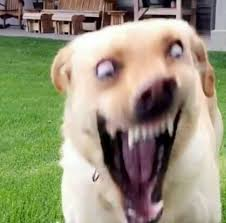
#> input picture images/download.png, 226 x 223 px
$ python vis_attack.py --image ../images/download.png
#> lines starting #> are read from the running program, lines starting #| are printed output that depends on the picture
import argparse
from PIL import Image

ap = argparse.ArgumentParser()
ap.add_argument("-i", "--image", required=True, help="Path to the image")
ap.add_argument("-b", "--bit", required=False, default=0, help="Path to the image")
args = vars(ap.parse_args())

img_path = args["image"]
bit = int(args["bit"])

i = Image.open(img_path)
#> i is the input picture: PIL image 226x223 RGB; mean R, G, B 151.4, 148.1, 121.6
pixels = i.load()
width, height = i.size
#> width = 226; height = 223

for y in range(height):
	for x in range(width):
		r = g = b = 0

		red_pix = pixels[x, y][0] >> bit
		green_pix = pixels[x, y][1] >> bit
		blue_pix = pixels[x, y][2] >> bit

		if red_pix % 2 == 1:
			r = 255
		else:
			r = 0
		if green_pix % 2 == 1:
			g = 255
		else:
			g = 0
		if blue_pix % 2 == 1:
			b = 255
		else:
			b = 0
		pixels[x, y] = (r, g, b)

i.show()
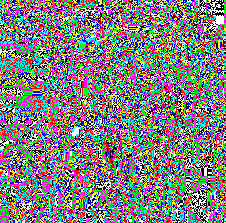
#> shown: PIL image 226x223 RGB; mean R, G, B 128.7, 126.6, 127.6
